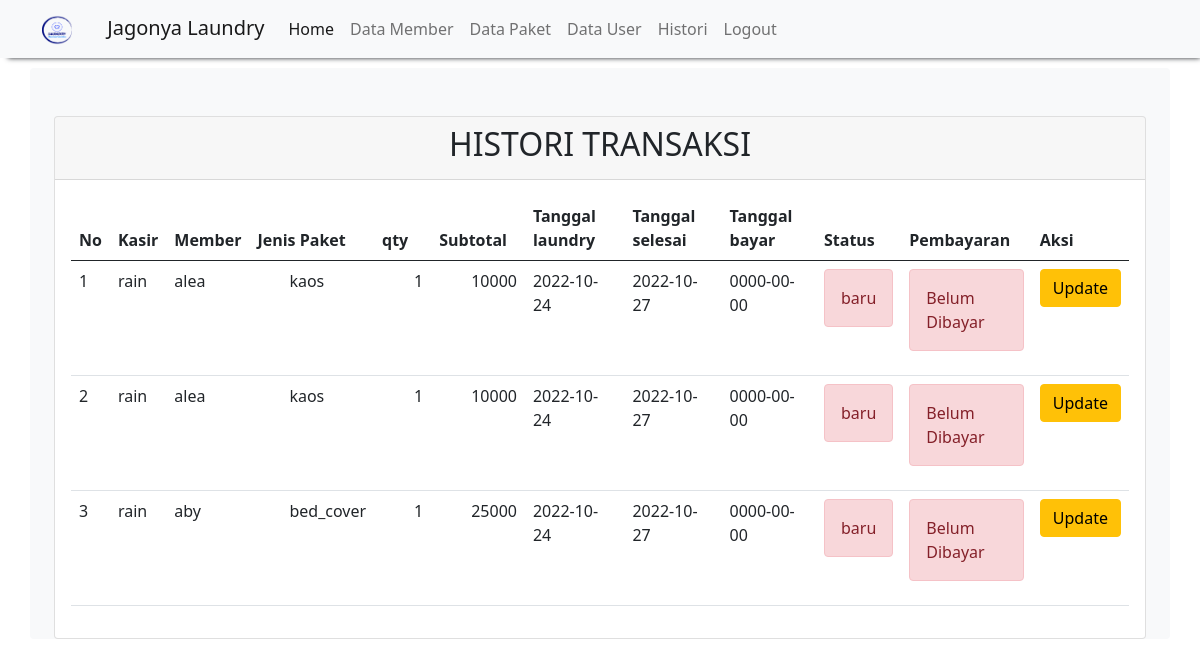
The app's page /histori_transaksi.php (signed in) with its own data.
### tables this page shows
CREATE TABLE `transaksi` (
  `id_transaksi` int(11) NOT NULL,
  `id_member` int(11) NOT NULL,
  `tgl` date NOT NULL,
  `batas_waktu` date NOT NULL,
  `tgl_bayar` date NOT NULL,
  `status` enum('baru','proses','selesai','diambil') NOT NULL,
  `pembayaran` enum('dibayar','belum_dibayar') NOT NULL,
  `id_user` int(11) NOT NULL
);

CREATE TABLE `user` (
  `id_user` int(11) NOT NULL,
  `nama` varchar(100) NOT NULL,
  `username` varchar(30) NOT NULL,
  `password` text NOT NULL,
  `role` enum('admin','kasir','owner') NOT NULL
);

CREATE TABLE `member` (
  `id_member` int(11) NOT NULL,
  `nama_member` varchar(100) NOT NULL,
  `alamat` text NOT NULL,
  `jenis_kelamin` enum('Laki-laki','Perempuan') NOT NULL,
  `tlp` varchar(15) NOT NULL
);

CREATE TABLE `paket` (
  `id` int(11) NOT NULL,
  `jenis` enum('kiloan','selimut','bed_cover','kaos') NOT NULL,
  `harga` int(11) NOT NULL,
  `foto` varchar(100) NOT NULL
);

CREATE TABLE `detail_transaksi` (
  `id` int(11) NOT NULL,
  `id_transaksi` int(11) NOT NULL,
  `id_paket` int(11) NOT NULL,
  `qty` int(11) NOT NULL,
  `subtotal` int(11) NOT NULL
);

### histori_transaksi.php (the view, shortened to what this page needs)
<?php
    include "header.php";
?>
<br></br>
  <div class="container">
    <div class="card">
      <div class="card-header">
        <h2 align = "center">HISTORI TRANSAKSI</h2>
      </div>
      <div class="card-body">
        <table class="table">
    <thead>
        <tr>
        <th scope="col">No</th>
        <th scope="col">Kasir</th>
        <th scope="col">Member</th>
        <th scope="col">Jenis Paket</th>
        <th scope="col">qty</th>
        <th scope="col">Subtotal</th>
        <th scope="col">Tanggal laundry</th>
        <th scope="col">Tanggal selesai</th>
        <th scope="col">Tanggal bayar</th>
        <th scope="col">Status</th>
        <th scope="col">Pembayaran</th>
        <th scope="col">Aksi</th>
        </tr>
    </thead>
    <tbody>
        <?php
        include "koneksi.php";
        $qry_histori=mysqli_query($conn,"select * from transaksi join member on transaksi.id_member = member.id_member join user on transaksi.id_user = user.id_user order by transaksi.id_transaksi desc");
        $no=0;
        while($dt_histori=mysqli_fetch_array($qry_histori)){
            $no++;
            $paket="<ol>";
            $subtotal="<ol>";
            $qty="<ol>";
            $qry_paket=mysqli_query($conn,"select * from  detail_transaksi join paket on paket.id=detail_transaksi.id_paket where detail_transaksi.id_transaksi = '".$dt_histori['id_transaksi']."'");
            while($dt_paket=mysqli_fetch_array($qry_paket)){
                $paket.=$dt_paket['jenis'].
                "<br>";
                $subtotal.=$dt_paket['subtotal']."<br>";
                $qty.=$dt_paket['qty']."<br>";
            }
            $paket.="</ol>";
            $subtotal.="</ol>";
            $qty.="</ol>";
            $qry_cek_bayar=mysqli_query($conn,"select * from transaksi where transaksi.id_transaksi = '".$dt_histori['id_transaksi']."'");
            if(mysqli_num_rows($qry_cek_bayar)>0){
                $button_update="<a href='update_transaksi.php?id=".$dt_histori['id_transaksi']."' class='btn btn-warning'>Update</a>";
            } else {
            }
        ?>
            <tr>
                <td><?=$no?></td>
                <td><?=$dt_histori['nama']?></td>
                <td><?=$dt_histori['nama_member']?></td>
                <td><?=$paket?></td>
                <td><?=$qty?></td>
                <td><?=$subtotal?></td>
                <td><?=$dt_histori['tgl']?></td>
                <td><?=$dt_histori['batas_waktu']?></td>
                <td><?=$dt_histori['tgl_bayar']?></td>
                <td>
                <?php
                    if($dt_histori['status'] == 'baru'){
                        echo '<div class="alert alert-danger" role="alert">baru</div>';
                    } elseif($dt_histori['status'] == 'proses') {
                        echo '<div class="alert alert-primary" role="alert">proses</div>';
                    }elseif($dt_histori['status'] == 'selesai') {
                        echo '<div class="alert alert-warning" role="alert">selesai</div>';
                    }elseif($dt_histori['status'] == 'diambil') {
                        echo '<div class="alert alert-success" role="alert">diambil</div>';
                    }
                    ?>
                </td>
                <td>
                    <?php
                    if($dt_histori['tgl_bayar'] == '0000-00-00'){
                        echo '<div class="alert alert-danger" role="alert">Belum Dibayar</div>';
                    } else {
                        echo '<div class="alert alert-success" role="alert">Dibayar</div>';
                    }
                    ?>
                </td>
                <td><?=$button_update?></td>
            </tr>
        <?php
        }
        ?>
    </tbody>
</table>
<?php
    include "footer.php";
?>
</body>
</html>

### header.php (shortened to what this page needs)
<!DOCTYPE html>
<html>
<head>
  <link href="https://cdn.jsdelivr.net/npm/bootstrap@5.0.1/dist/css/bootstrap.min.css" rel="stylesheet">
</head>
<body>
  <nav class="navbar navbar-expand-lg navbar-light bg-light" style="box-shadow: 4px 4px 5px -4px;">
    <div class="container-fluid">
      <a class="navbar-brand" href="#"> <img src="logo-no-background.png" width="30" height="30"
      style="margin-right:30px;
      margin-left:30px" alt=""> Jagonya Laundry</a>
      <div class="collapse navbar-collapse" id="navbarNav">
        <ul class="navbar-nav">
<?php
          if ($_SESSION['role'] != 'kasir'){
              ?>
          <li class="nav-item">
            <a class="nav-link active" aria-current="page" href="home.php">Home</a>
          </li>
          <?php
          }
          ?>
<?php
            if ($_SESSION['role'] != 'owner'){
              ?>
          <li class="nav-item">
            <a class="nav-link" aria-current="page" href="tampil_member.php">Data Member</a>
          </li>
          <?php
          }
          ?>
<?php
          if ($_SESSION['role'] != 'kasir'){
            if ($_SESSION['role'] != 'owner'){
              ?>
<li class="nav-item">
            <a class="nav-link" aria-current="page" href="paket.php">Data Paket</a>
          </li>
          <?php
          }}
          ?>
<?php
          if ($_SESSION['role'] != 'kasir'){
            if ($_SESSION['role'] != 'owner'){
              ?>
<li class="nav-item">
            <a class="nav-link" aria-current="page" href="tambah_user.php">Data User</a>
          </li>
          <?php
          }}
          ?>
          <li class="nav-item">
            <a class="nav-link" aria-current="page" href="histori_transaksi.php">Histori</a>
          </li>
          <li class="nav-item">
            <a class="nav-link" aria-current="page" href="logout.php">Logout</a>
          </li>
        </ul>
      </div>
    </div>
  </nav>
  <div class="container bg-light rounded" style="margin-top:10px">

### footer.php (shortened to what this page needs)
</div>
</body>
</html>

### records on screen
transaksi: id_user.nama "rain", id_member.nama_member "alea", paket.jenis "kaos", detail_transaksi.qty "1", detail_transaksi.subtotal "10000", tgl "2022-10-24", batas_waktu "2022-10-27", tgl_bayar "0000-00-00", status "baru", shows "Belum Dibayar"
transaksi: id_user.nama "rain", id_member.nama_member "alea", paket.jenis "kaos", detail_transaksi.qty "1", detail_transaksi.subtotal "10000", tgl "2022-10-24", batas_waktu "2022-10-27", tgl_bayar "0000-00-00", status "baru", shows "Belum Dibayar"
transaksi: id_user.nama "rain", id_member.nama_member "aby", paket.jenis "bed_cover", detail_transaksi.qty "1", detail_transaksi.subtotal "25000", tgl "2022-10-24", batas_waktu "2022-10-27", tgl_bayar "0000-00-00", status "baru", shows "Belum Dibayar"
